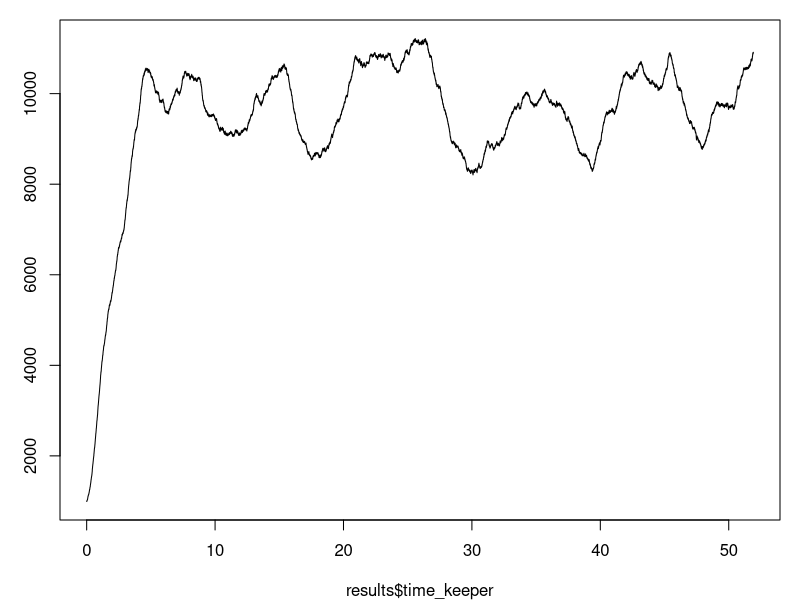
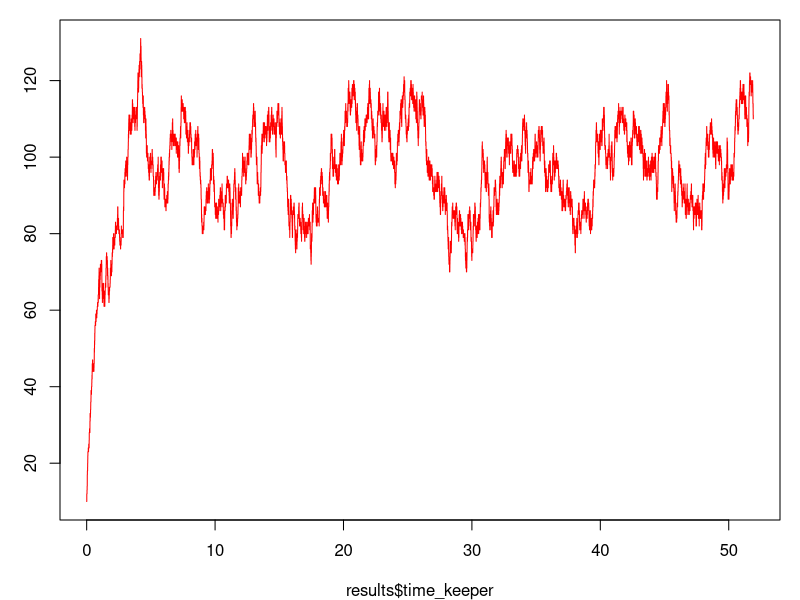

The R source for these figures, in order:
#x1 is mRNA which has low amount, 10
#x2 is protein which is abundant, 1000
##### Initialisation #####
x1 <- 10
x2 <- 1000
iteration <- 1e6

beta1 <- 1
beta2 <- 1
lamda1 <- 100
lamda2 <- 100

#auto regulation, suppose reduction of protein could lead to increase of mRNA production rate
gillespie <- function(x1, x2, iteration, K, beta1, beta2, lamda1, lamda2){
    
    time_keeper <- c()
    x1_storage <- x2_storage <-c()
    
    time_keeper[1] <- 0
    x1_storage[1] <- x1
    x2_storage[1] <- x2

    #calculate rate of change in x1 and x2, both birth and death
    for (i in 2:iteration){
        x1_birth <- lamda1 
        x1_death <- x1 * beta1
      
        x2_death <- x2 * beta2
        x2_birth <- x1 * lamda2
    
        #total rate of change of x_1 and x_2
        Tot_rate <- sum(x1_birth, x1_death, x2_birth, x2_death)
        time_keeper[i] <- rexp(1,Tot_rate) + time_keeper[i-1]
    
        #choose which event takes place
        #based on which event takes place, update x1 or x2 accordingly
        u_event <- runif(1,0,1)
        if (u_event < x1_birth/Tot_rate){ #x1_birth
          x1 <- x1 + 1
        } else if ((x1_birth/Tot_rate < u_event) &
                   (u_event < (x1_birth+x1_death)/Tot_rate)) { #x1_death
          x1 <- x1 - 1
        } else if (((x1_birth+x1_death)/Tot_rate < u_event) &
                  (u_event < (x1_birth+x1_death+x2_birth)/Tot_rate)) { #x2_birth
          x2 <- x2 + 1
        } else if (u_event > (x1_birth+x1_death+x2_birth)/Tot_rate) { #x2_death
          x2 <- x2 - 1
        }
        
        #store new x1 and x2 values
        x1_storage[i] <- x1
        x2_storage[i] <- x2
    }
    return(list("x1_storage" = x1_storage,"x2_storage" = x2_storage,
                "time_keeper" = time_keeper))
}
results <- gillespie(x1, x2, iteration, K, beta1, beta2, lamda1, lamda2)
par(mfrow=c(1,1),mar=c(4,3,1,1))
plot(results$time_keeper, results$x2_storage,type="l")
par(new=FALSE)
plot(results$time_keeper, results$x1_storage,type="l", col = "red")
